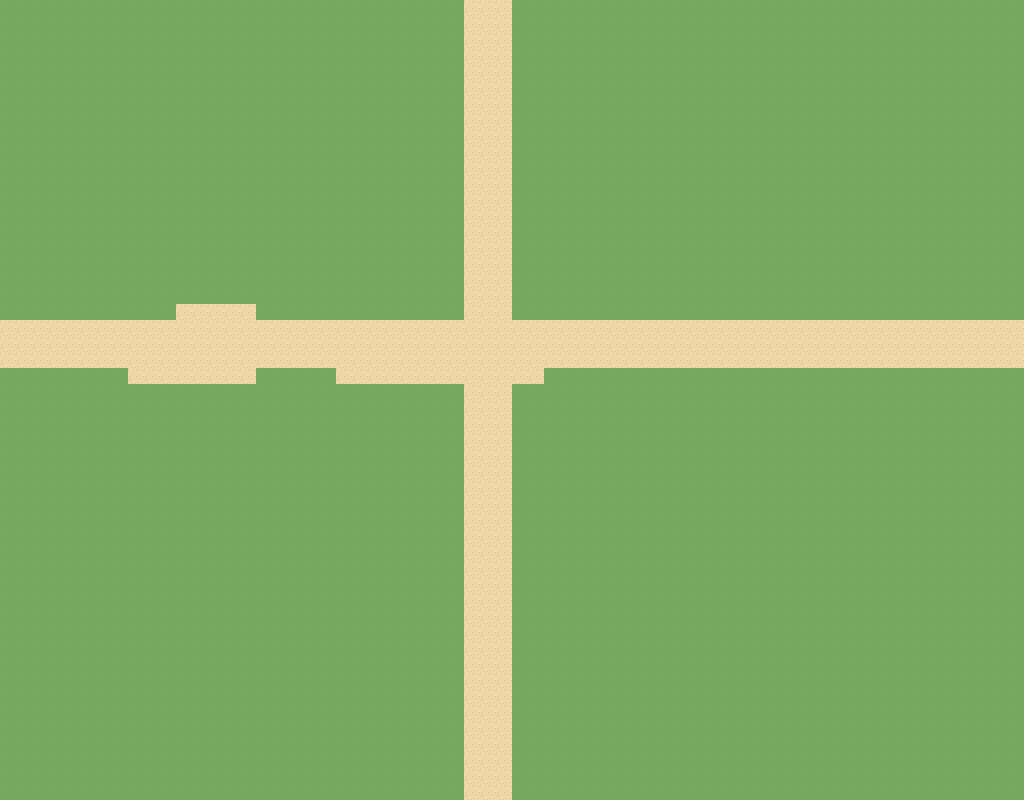

Below is a game level as drawn by its tile map, then a one-line description and the .tmx file that defines it, in full:
An orthogonal 64x50 tile map with 16x16 px tiles, 1 tile layer (Tile Layer 1).

<map version="1.10" tiledversion="1.11.0" orientation="orthogonal" renderorder="right-down" width="64" height="50" tilewidth="16" tileheight="16" infinite="0" nextlayerid="2" nextobjectid="1">
 <tileset firstgid="1" source="default.tsx" />
 <layer id="1" name="Tile Layer 1" width="64" height="50">
  <data encoding="csv">
8,8,8,8,8,8,8,8,8,8,8,8,8,8,8,8,8,8,8,8,8,8,8,8,8,8,8,8,8,9,9,9,8,8,8,8,8,8,8,8,8,8,8,8,8,8,8,8,8,8,8,8,8,8,8,8,8,8,8,8,8,8,8,8,
8,8,8,8,8,8,8,8,8,8,8,8,8,8,8,8,8,8,8,8,8,8,8,8,8,8,8,8,8,9,9,9,8,8,8,8,8,8,8,8,8,8,8,8,8,8,8,8,8,8,8,8,8,8,8,8,8,8,8,8,8,8,8,8,
8,8,8,8,8,8,8,8,8,8,8,8,8,8,8,8,8,8,8,8,8,8,8,8,8,8,8,8,8,9,9,9,8,8,8,8,8,8,8,8,8,8,8,8,8,8,8,8,8,8,8,8,8,8,8,8,8,8,8,8,8,8,8,8,
8,8,8,8,8,8,8,8,8,8,8,8,8,8,8,8,8,8,8,8,8,8,8,8,8,8,8,8,8,9,9,9,8,8,8,8,8,8,8,8,8,8,8,8,8,8,8,8,8,8,8,8,8,8,8,8,8,8,8,8,8,8,8,8,
8,8,8,8,8,8,8,8,8,8,8,8,8,8,8,8,8,8,8,8,8,8,8,8,8,8,8,8,8,9,9,9,8,8,8,8,8,8,8,8,8,8,8,8,8,8,8,8,8,8,8,8,8,8,8,8,8,8,8,8,8,8,8,8,
8,8,8,8,8,8,8,8,8,8,8,8,8,8,8,8,8,8,8,8,8,8,8,8,8,8,8,8,8,9,9,9,8,8,8,8,8,8,8,8,8,8,8,8,8,8,8,8,8,8,8,8,8,8,8,8,8,8,8,8,8,8,8,8,
8,8,8,8,8,8,8,8,8,8,8,8,8,8,8,8,8,8,8,8,8,8,8,8,8,8,8,8,8,9,9,9,8,8,8,8,8,8,8,8,8,8,8,8,8,8,8,8,8,8,8,8,8,8,8,8,8,8,8,8,8,8,8,8,
8,8,8,8,8,8,8,8,8,8,8,8,8,8,8,8,8,8,8,8,8,8,8,8,8,8,8,8,8,9,9,9,8,8,8,8,8,8,8,8,8,8,8,8,8,8,8,8,8,8,8,8,8,8,8,8,8,8,8,8,8,8,8,8,
8,8,8,8,8,8,8,8,8,8,8,8,8,8,8,8,8,8,8,8,8,8,8,8,8,8,8,8,8,9,9,9,8,8,8,8,8,8,8,8,8,8,8,8,8,8,8,8,8,8,8,8,8,8,8,8,8,8,8,8,8,8,8,8,
8,8,8,8,8,8,8,8,8,8,8,8,8,8,8,8,8,8,8,8,8,8,8,8,8,8,8,8,8,9,9,9,8,8,8,8,8,8,8,8,8,8,8,8,8,8,8,8,8,8,8,8,8,8,8,8,8,8,8,8,8,8,8,8,
8,8,8,8,8,8,8,8,8,8,8,8,8,8,8,8,8,8,8,8,8,8,8,8,8,8,8,8,8,9,9,9,8,8,8,8,8,8,8,8,8,8,8,8,8,8,8,8,8,8,8,8,8,8,8,8,8,8,8,8,8,8,8,8,
8,8,8,8,8,8,8,8,8,8,8,8,8,8,8,8,8,8,8,8,8,8,8,8,8,8,8,8,8,9,9,9,8,8,8,8,8,8,8,8,8,8,8,8,8,8,8,8,8,8,8,8,8,8,8,8,8,8,8,8,8,8,8,8,
8,8,8,8,8,8,8,8,8,8,8,8,8,8,8,8,8,8,8,8,8,8,8,8,8,8,8,8,8,9,9,9,8,8,8,8,8,8,8,8,8,8,8,8,8,8,8,8,8,8,8,8,8,8,8,8,8,8,8,8,8,8,8,8,
8,8,8,8,8,8,8,8,8,8,8,8,8,8,8,8,8,8,8,8,8,8,8,8,8,8,8,8,8,9,9,9,8,8,8,8,8,8,8,8,8,8,8,8,8,8,8,8,8,8,8,8,8,8,8,8,8,8,8,8,8,8,8,8,
8,8,8,8,8,8,8,8,8,8,8,8,8,8,8,8,8,8,8,8,8,8,8,8,8,8,8,8,8,9,9,9,8,8,8,8,8,8,8,8,8,8,8,8,8,8,8,8,8,8,8,8,8,8,8,8,8,8,8,8,8,8,8,8,
8,8,8,8,8,8,8,8,8,8,8,8,8,8,8,8,8,8,8,8,8,8,8,8,8,8,8,8,8,9,9,9,8,8,8,8,8,8,8,8,8,8,8,8,8,8,8,8,8,8,8,8,8,8,8,8,8,8,8,8,8,8,8,8,
8,8,8,8,8,8,8,8,8,8,8,8,8,8,8,8,8,8,8,8,8,8,8,8,8,8,8,8,8,9,9,9,8,8,8,8,8,8,8,8,8,8,8,8,8,8,8,8,8,8,8,8,8,8,8,8,8,8,8,8,8,8,8,8,
8,8,8,8,8,8,8,8,8,8,8,8,8,8,8,8,8,8,8,8,8,8,8,8,8,8,8,8,8,9,9,9,8,8,8,8,8,8,8,8,8,8,8,8,8,8,8,8,8,8,8,8,8,8,8,8,8,8,8,8,8,8,8,8,
8,8,8,8,8,8,8,8,8,8,8,8,8,8,8,8,8,8,8,8,8,8,8,8,8,8,8,8,8,9,9,9,8,8,8,8,8,8,8,8,8,8,8,8,8,8,8,8,8,8,8,8,8,8,8,8,8,8,8,8,8,8,8,8,
8,8,8,8,8,8,8,8,8,8,8,9,9,9,9,9,8,8,8,8,8,8,8,8,8,8,8,8,8,9,9,9,8,8,8,8,8,8,8,8,8,8,8,8,8,8,8,8,8,8,8,8,8,8,8,8,8,8,8,8,8,8,8,8,
9,9,9,9,9,9,9,9,9,9,9,9,9,9,9,9,9,9,9,9,9,9,9,9,9,9,9,9,9,9,9,9,9,9,9,9,9,9,9,9,9,9,9,9,9,9,9,9,9,9,9,9,9,9,9,9,9,9,9,9,9,9,9,9,
9,9,9,9,9,9,9,9,9,9,9,9,9,9,9,9,9,9,9,9,9,9,9,9,9,9,9,9,9,9,9,9,9,9,9,9,9,9,9,9,9,9,9,9,9,9,9,9,9,9,9,9,9,9,9,9,9,9,9,9,9,9,9,9,
9,9,9,9,9,9,9,9,9,9,9,9,9,9,9,9,9,9,9,9,9,9,9,9,9,9,9,9,9,9,9,9,9,9,9,9,9,9,9,9,9,9,9,9,9,9,9,9,9,9,9,9,9,9,9,9,9,9,9,9,9,9,9,9,
8,8,8,8,8,8,8,8,9,9,9,9,9,9,9,9,8,8,8,8,8,9,9,9,9,9,9,9,9,9,9,9,9,9,8,8,8,8,8,8,8,8,8,8,8,8,8,8,8,8,8,8,8,8,8,8,8,8,8,8,8,8,8,8,
8,8,8,8,8,8,8,8,8,8,8,8,8,8,8,8,8,8,8,8,8,8,8,8,8,8,8,8,8,9,9,9,8,8,8,8,8,8,8,8,8,8,8,8,8,8,8,8,8,8,8,8,8,8,8,8,8,8,8,8,8,8,8,8,
8,8,8,8,8,8,8,8,8,8,8,8,8,8,8,8,8,8,8,8,8,8,8,8,8,8,8,8,8,9,9,9,8,8,8,8,8,8,8,8,8,8,8,8,8,8,8,8,8,8,8,8,8,8,8,8,8,8,8,8,8,8,8,8,
8,8,8,8,8,8,8,8,8,8,8,8,8,8,8,8,8,8,8,8,8,8,8,8,8,8,8,8,8,9,9,9,8,8,8,8,8,8,8,8,8,8,8,8,8,8,8,8,8,8,8,8,8,8,8,8,8,8,8,8,8,8,8,8,
8,8,8,8,8,8,8,8,8,8,8,8,8,8,8,8,8,8,8,8,8,8,8,8,8,8,8,8,8,9,9,9,8,8,8,8,8,8,8,8,8,8,8,8,8,8,8,8,8,8,8,8,8,8,8,8,8,8,8,8,8,8,8,8,
8,8,8,8,8,8,8,8,8,8,8,8,8,8,8,8,8,8,8,8,8,8,8,8,8,8,8,8,8,9,9,9,8,8,8,8,8,8,8,8,8,8,8,8,8,8,8,8,8,8,8,8,8,8,8,8,8,8,8,8,8,8,8,8,
8,8,8,8,8,8,8,8,8,8,8,8,8,8,8,8,8,8,8,8,8,8,8,8,8,8,8,8,8,9,9,9,8,8,8,8,8,8,8,8,8,8,8,8,8,8,8,8,8,8,8,8,8,8,8,8,8,8,8,8,8,8,8,8,
8,8,8,8,8,8,8,8,8,8,8,8,8,8,8,8,8,8,8,8,8,8,8,8,8,8,8,8,8,9,9,9,8,8,8,8,8,8,8,8,8,8,8,8,8,8,8,8,8,8,8,8,8,8,8,8,8,8,8,8,8,8,8,8,
8,8,8,8,8,8,8,8,8,8,8,8,8,8,8,8,8,8,8,8,8,8,8,8,8,8,8,8,8,9,9,9,8,8,8,8,8,8,8,8,8,8,8,8,8,8,8,8,8,8,8,8,8,8,8,8,8,8,8,8,8,8,8,8,
8,8,8,8,8,8,8,8,8,8,8,8,8,8,8,8,8,8,8,8,8,8,8,8,8,8,8,8,8,9,9,9,8,8,8,8,8,8,8,8,8,8,8,8,8,8,8,8,8,8,8,8,8,8,8,8,8,8,8,8,8,8,8,8,
8,8,8,8,8,8,8,8,8,8,8,8,8,8,8,8,8,8,8,8,8,8,8,8,8,8,8,8,8,9,9,9,8,8,8,8,8,8,8,8,8,8,8,8,8,8,8,8,8,8,8,8,8,8,8,8,8,8,8,8,8,8,8,8,
8,8,8,8,8,8,8,8,8,8,8,8,8,8,8,8,8,8,8,8,8,8,8,8,8,8,8,8,8,9,9,9,8,8,8,8,8,8,8,8,8,8,8,8,8,8,8,8,8,8,8,8,8,8,8,8,8,8,8,8,8,8,8,8,
8,8,8,8,8,8,8,8,8,8,8,8,8,8,8,8,8,8,8,8,8,8,8,8,8,8,8,8,8,9,9,9,8,8,8,8,8,8,8,8,8,8,8,8,8,8,8,8,8,8,8,8,8,8,8,8,8,8,8,8,8,8,8,8,
8,8,8,8,8,8,8,8,8,8,8,8,8,8,8,8,8,8,8,8,8,8,8,8,8,8,8,8,8,9,9,9,8,8,8,8,8,8,8,8,8,8,8,8,8,8,8,8,8,8,8,8,8,8,8,8,8,8,8,8,8,8,8,8,
8,8,8,8,8,8,8,8,8,8,8,8,8,8,8,8,8,8,8,8,8,8,8,8,8,8,8,8,8,9,9,9,8,8,8,8,8,8,8,8,8,8,8,8,8,8,8,8,8,8,8,8,8,8,8,8,8,8,8,8,8,8,8,8,
8,8,8,8,8,8,8,8,8,8,8,8,8,8,8,8,8,8,8,8,8,8,8,8,8,8,8,8,8,9,9,9,8,8,8,8,8,8,8,8,8,8,8,8,8,8,8,8,8,8,8,8,8,8,8,8,8,8,8,8,8,8,8,8,
8,8,8,8,8,8,8,8,8,8,8,8,8,8,8,8,8,8,8,8,8,8,8,8,8,8,8,8,8,9,9,9,8,8,8,8,8,8,8,8,8,8,8,8,8,8,8,8,8,8,8,8,8,8,8,8,8,8,8,8,8,8,8,8,
8,8,8,8,8,8,8,8,8,8,8,8,8,8,8,8,8,8,8,8,8,8,8,8,8,8,8,8,8,9,9,9,8,8,8,8,8,8,8,8,8,8,8,8,8,8,8,8,8,8,8,8,8,8,8,8,8,8,8,8,8,8,8,8,
8,8,8,8,8,8,8,8,8,8,8,8,8,8,8,8,8,8,8,8,8,8,8,8,8,8,8,8,8,9,9,9,8,8,8,8,8,8,8,8,8,8,8,8,8,8,8,8,8,8,8,8,8,8,8,8,8,8,8,8,8,8,8,8,
8,8,8,8,8,8,8,8,8,8,8,8,8,8,8,8,8,8,8,8,8,8,8,8,8,8,8,8,8,9,9,9,8,8,8,8,8,8,8,8,8,8,8,8,8,8,8,8,8,8,8,8,8,8,8,8,8,8,8,8,8,8,8,8,
8,8,8,8,8,8,8,8,8,8,8,8,8,8,8,8,8,8,8,8,8,8,8,8,8,8,8,8,8,9,9,9,8,8,8,8,8,8,8,8,8,8,8,8,8,8,8,8,8,8,8,8,8,8,8,8,8,8,8,8,8,8,8,8,
8,8,8,8,8,8,8,8,8,8,8,8,8,8,8,8,8,8,8,8,8,8,8,8,8,8,8,8,8,9,9,9,8,8,8,8,8,8,8,8,8,8,8,8,8,8,8,8,8,8,8,8,8,8,8,8,8,8,8,8,8,8,8,8,
8,8,8,8,8,8,8,8,8,8,8,8,8,8,8,8,8,8,8,8,8,8,8,8,8,8,8,8,8,9,9,9,8,8,8,8,8,8,8,8,8,8,8,8,8,8,8,8,8,8,8,8,8,8,8,8,8,8,8,8,8,8,8,8,
8,8,8,8,8,8,8,8,8,8,8,8,8,8,8,8,8,8,8,8,8,8,8,8,8,8,8,8,8,9,9,9,8,8,8,8,8,8,8,8,8,8,8,8,8,8,8,8,8,8,8,8,8,8,8,8,8,8,8,8,8,8,8,8,
8,8,8,8,8,8,8,8,8,8,8,8,8,8,8,8,8,8,8,8,8,8,8,8,8,8,8,8,8,9,9,9,8,8,8,8,8,8,8,8,8,8,8,8,8,8,8,8,8,8,8,8,8,8,8,8,8,8,8,8,8,8,8,8,
8,8,8,8,8,8,8,8,8,8,8,8,8,8,8,8,8,8,8,8,8,8,8,8,8,8,8,8,8,9,9,9,8,8,8,8,8,8,8,8,8,8,8,8,8,8,8,8,8,8,8,8,8,8,8,8,8,8,8,8,8,8,8,8,
8,8,8,8,8,8,8,8,8,8,8,8,8,8,8,8,8,8,8,8,8,8,8,8,8,8,8,8,8,9,9,9,8,8,8,8,8,8,8,8,8,8,8,8,8,8,8,8,8,8,8,8,8,8,8,8,8,8,8,8,8,8,8,8
</data>
 </layer>
</map>
